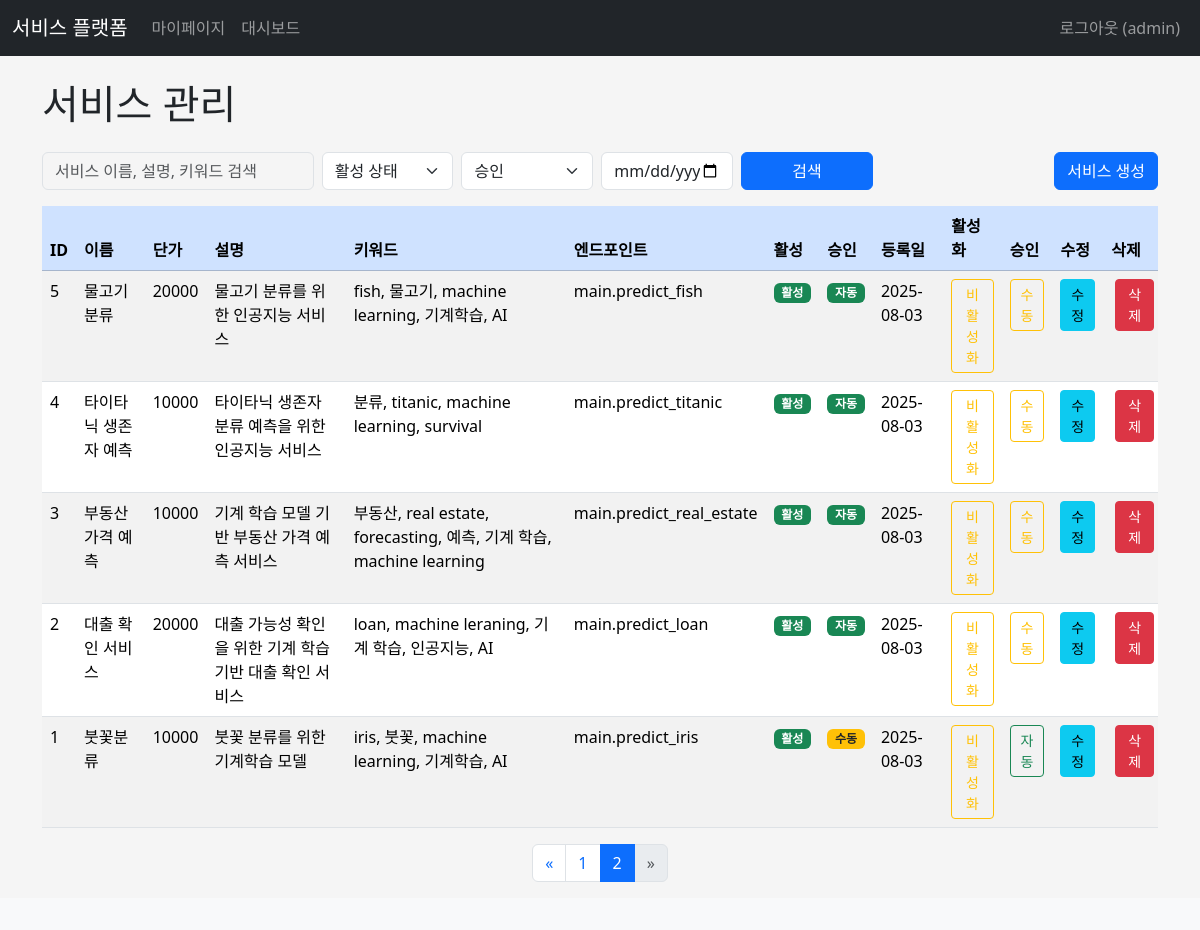
Page /adminx/services?page=2&search=&is_active=&created_at= (signed in) on the earlier database version.
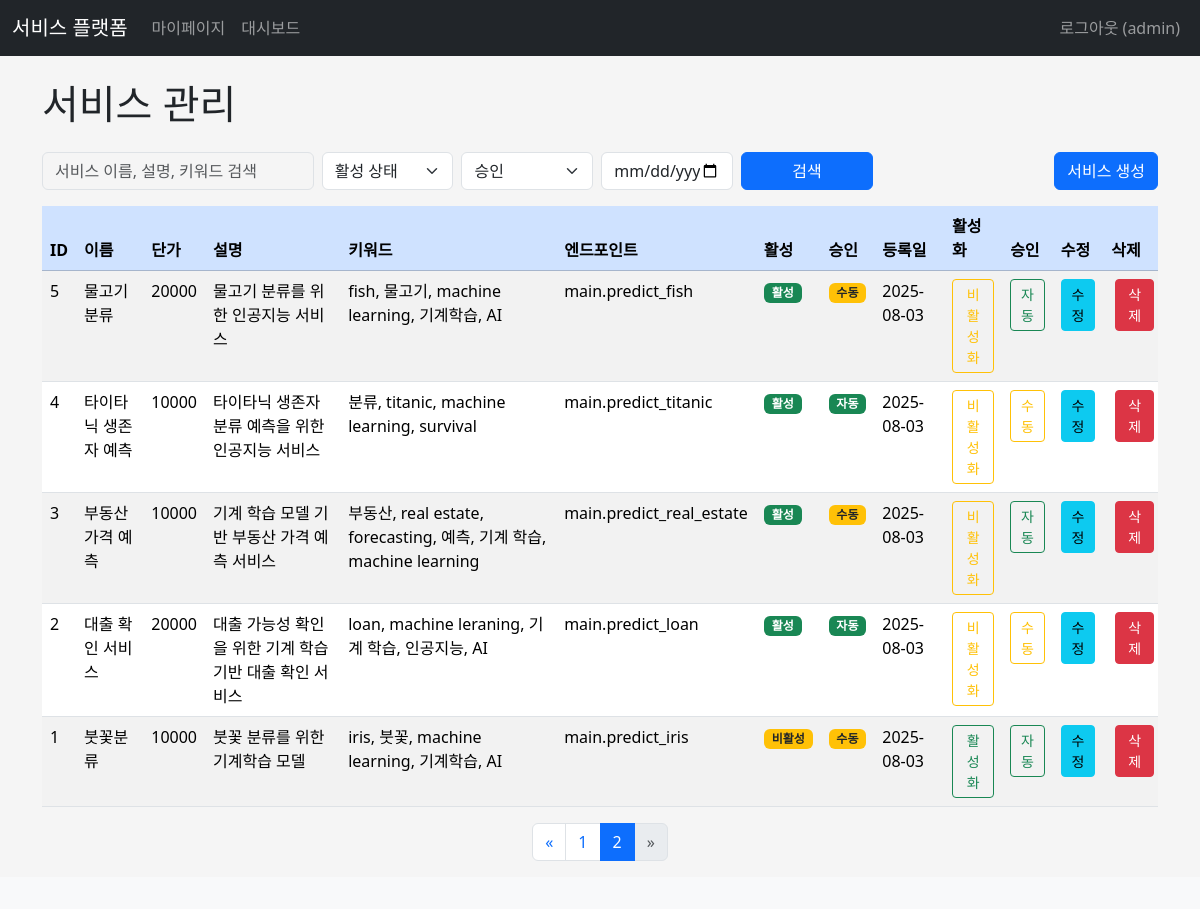
Same page on the later database version.
### apps/dbmodels.py (models this page shows, shortened)
class Service(db.Model):
    __tablename__ = "services"
    id = db.Column(db.Integer, primary_key=True)
    servicename = db.Column(db.String(100), unique=True, nullable=False)
    is_active=db.Column(db.Boolean, default=True)  # 활성화 여부
    is_auto=db.Column(db.Boolean, default=True)  # 자동승인 여부
    price = db.Column(db.Integer, default=0, nullable=False)  # 서비스 단가
    description = db.Column(db.Text, nullable=False)
    keywords = db.Column(db.String(200), nullable=False)
    service_endpoint = db.Column(db.String(255), nullable=True)  # 서비스 엔드포인트 함수, 일단 True
    created_at=db.Column(db.DateTime, default= datetime.now)
    updated_at=db.Column(db.DateTime, default= datetime.now, onupdate=datetime.now)
    subscriptions = db.relationship('Subscription', backref='service', lazy=True, cascade="all, delete-orphan")

### apps/adminx/views.py (the view, shortened to what this page needs)
@adminx.route('/services', methods=['GET', 'POST'])
@admin_required
def services():
    PER_PAGE = 10
    page = request.args.get('page', 1, type=int)
    search_query = request.args.get('search', '', type=str)
    is_active_query = request.args.get('is_active', '', type=str) # 'true', 'false', or ''
    is_auto_query = request.args.get('is_auto', '', type=str) # 'true', 'false', or ''
    created_at_query = request.args.get('created_at', '', type=str) # YYYY-MM-DD format
    services_query = Service.query
    if is_active_query:
        if is_active_query == 'true':
            services_query = services_query.filter(Service.is_active == True)
        elif is_active_query == 'false':
            services_query = services_query.filter(Service.is_active == False)
    if is_auto_query:
        if is_auto_query == 'true':
            services_query = services_query.filter(Service.is_auto == True)
        elif is_auto_query == 'false':
            services_query = services_query.filter(Service.is_auto == False)
    services_pagination = services_query.order_by(Service.created_at.desc()).paginate(page=page, per_page=PER_PAGE, error_out=False)
    services = services_pagination.items
    return render_template(
        'adminx/services.html',
        title='사용자 관리',
        services=services,
        pagination=services_pagination,
        search_query=search_query,
        is_active_query=is_active_query,
        is_auto_query=is_auto_query,
        created_at_query=created_at_query,
    )

### apps/dbmodels.py (called while the page is built)
    @property
    def is_authenticated(self):
        return True

### apps/adminx/templates/adminx/services.html (shortened to what the changed rows need)
{% extends "base.html" %}
{% block content %}
<h1 class="mb-4">서비스 관리</h1>
{% if services %}
<div class="table-responsive">
    <table class="table table-hover table-striped">
        <thead class="table-primary">
            <tr>
                <th scope="col">ID</th>
                <th scope="col">이름</th>
                <th scope="col">단가</th>
                <th scope="col">설명</th>
                <th scope="col">키워드</th>
                <th scope="col">엔드포인트</th>
                <th scope="col">활성</th>
                <th scope="col">승인</th>
                <th scope="col">등록일</th>
                <th scope="col">활성화</th>
                <th scope="col">승인</th>
                <th scope="col">수정</th>
                <th scope="col">삭제</th>
            </tr>
        </thead>
        <tbody>
            {% for service in services %}
            <tr>
                <td>{{ service.id }}</td>
                <td>{{ service.servicename }}</td>
                <td>{{ service.price }}</td>
                <td>{{ service.description }}</td>
                <td>{{ service.keywords }}</td>
                <td>{{ service.service_endpoint }}</td>
                <td>
                    {% if service.is_active %}
                        <span class="badge bg-success">활성</span>
                    {% else %}
                        <span class="badge bg-warning text-dark">비활성</span>
                    {% endif %}
                </td>
                <td>
                    {% if service.is_auto %}
                        <span class="badge bg-success">자동</span>
                    {% else %}
                        <span class="badge bg-warning text-dark">수동</span>
                    {% endif %}
                </td>
                <td>{{ service.created_at.strftime('%Y-%m-%d') }}</td>
                <td>
                    <form method="POST" action="{{ url_for('adminx.toggle_service_active', service_id=service.id, search=search_query, page=pagination.page, is_active=is_active_query, created_at=created_at_query) }}" style="display:inline;">
                        <button type="submit" class="btn btn-sm {% if service.is_active %}btn-outline-warning{% else %}btn-outline-success{% endif %}"
                                onclick="return confirm('이 서비스의 활성화 상태를 변경하시겠습니까?');">
                            {{ '비활성화' if service.is_active else '활성화' }}
                        </button>
                    </form>
                </td>
                <td>
                    <form method="POST" action="{{ url_for('adminx.toggle_service_auto', service_id=service.id, search=search_query, page=pagination.page, is_active=is_active_query, is_auto=is_auto_query, created_at=created_at_query) }}" style="display:inline;">
                        <button type="submit" class="btn btn-sm {% if service.is_auto %}btn-outline-warning{% else %}btn-outline-success{% endif %}"
                                onclick="return confirm('이 서비스의 승인 조건을 변경하시겠습니까?');">
                            {{ '수동' if service.is_auto else '자동' }}
                        </button>
                    </form>
                </td>
                <td>
                    <a href="{{ url_for('adminx.edit_service', service_id=service.id) }}" class="btn btn-sm btn-info">수정</a>
                </td>
                <td>
                    <form method="POST" action="{{ url_for('adminx.delete_service', service_id=service.id, search=search_query, page=pagination.page, is_active=is_active_query, created_at=created_at_query) }}" style="display:inline;" class="ms-1">
                        <button type="submit" class="btn btn-sm btn-danger"
                                onclick="return confirm('정말로 {{ service.servicename }} 서비스를 삭제하시겠습니까? 이 작업은 되돌릴 수 없습니다.');">
                            삭제
                        </button>
                    </form>
                </td>
            </tr>
            {% endfor %}
        </tbody>
    </table>
</div>
{% else %}
<div class="alert alert-info" role="alert">
    등록된 서비스가 없습니다.
</div>
{% endif %}
{% endblock %}

Differences in the rows shown:
changed Service "물고기 분류": is_auto "수동" → "자동"; is_auto "자동" → "수동"
changed Service "부동산 가격 예측": is_auto "수동" → "자동"; is_auto "자동" → "수동"
changed Service "붓꽃분류": is_active "비활성화" → "활성화"; is_active "활성" → "비활성"
